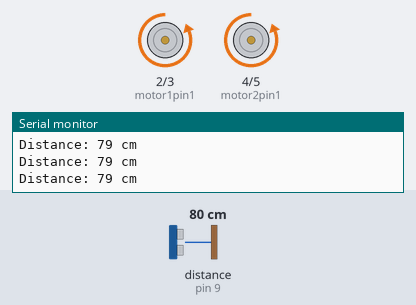
Bench run of a sketch on a simulated Arduino Uno, built with avr-gcc and run on an emulated ATmega328P. Shown: motor-driver pin pairs drawn as motors (green arrow = first pin HIGH = forward, orange = second pin HIGH = backward, longer = more drive), the last lines printed to the serial monitor. Wiring (inferred from the names in the program): ultrasonic range finder: trigger pin 8; echo pin 9. The inputs (shaded band) are chosen by the test bench; at power-on: distance to the obstacle (sensor on pin 9) 80 cm. The echo pulse lasts 58.3 µs per cm.

Above: at 1.2 s.
1.3 s: distance to the obstacle (sensor on pin 9) set to 18 cm
4.3 s: distance to the obstacle (sensor on pin 9) set to 14 cm
At 5.2 s:
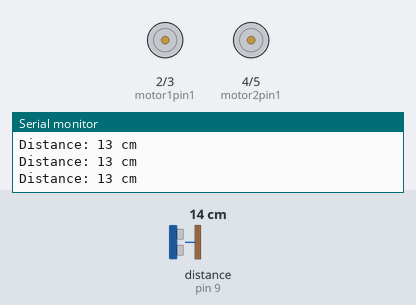
5.8 s: distance to the obstacle (sensor on pin 9) set to 35 cm
At 6.4 s:
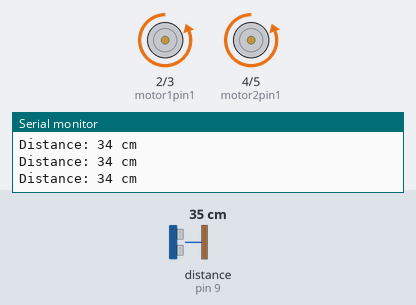
8.8 s: distance to the obstacle (sensor on pin 9) set to 2 cm
At 10.1 s:
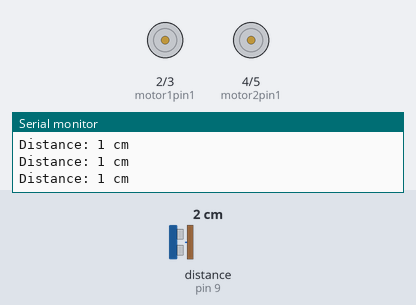
Timing chart, 0 to 11.3 s (numbered marks = the images above; inputs shaded):
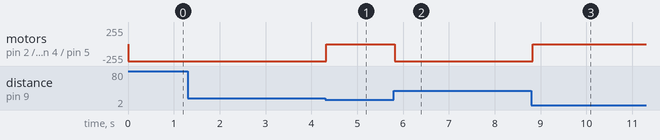

Measured:
- the behaviour switches between 16 and 15 cm on distance to the obstacle (sensor on pin 9) (found by bisection; images 0 and 1)
- after the input at 4.3 s, motor on pin 2 (motor1pin1) / pin 3 (motor1pin2), motor on pin 4 (motor2pin1) / pin 5 (motor2pin2): backward 255/255 → stopped at once
- after the input at 5.8 s, motor on pin 2 (motor1pin1) / pin 3 (motor1pin2), motor on pin 4 (motor2pin1) / pin 5 (motor2pin2): stopped → backward 255/255 at once
- after the input at 8.8 s, motor on pin 2 (motor1pin1) / pin 3 (motor1pin2), motor on pin 4 (motor2pin1) / pin 5 (motor2pin2): backward 255/255 → stopped at once

The sketch:

Lab10.ino
```cpp
// ---------------------------------------------------------------- //
// Arduino Ultrasoninc Sensor HC-SR04
// Re-writed by Arbi Abdul Jabbaar
// Using Arduino IDE 1.8.7
// Using HC-SR04 Module
// Tested on 17 September 2019
// ---------------------------------------------------------------- //

#define echoPin 9 // attach pin D2 Arduino to pin Echo of HC-SR04
#define trigPin 8 //attach pin D3 Arduino to pin Trig of HC-SR04

// defines variables
long duration; // variable for the duration of sound wave travel
int distance; // variable for the distance measurement

int motor1pin1 = 2;
int motor1pin2 = 3;

int motor2pin1 = 4;
int motor2pin2 = 5;


void setup() {
  pinMode(trigPin, OUTPUT); // Sets the trigPin as an OUTPUT
  pinMode(echoPin, INPUT); // Sets the echoPin as an INPUT
  Serial.begin(9600); // // Serial Communication is starting with 9600 of baudrate speed
  Serial.println("Ultrasonic Sensor HC-SR04 Test"); // print some text in Serial Monitor
  Serial.println("with Arduino UNO R3");

  pinMode(motor1pin1, OUTPUT);
  pinMode(motor1pin2, OUTPUT);
  pinMode(motor2pin1, OUTPUT);
  pinMode(motor2pin2, OUTPUT);
}
void loop() {
  // Clears the trigPin condition
  digitalWrite(trigPin, LOW);
  delayMicroseconds(2);
  // Sets the trigPin HIGH (ACTIVE) for 10 microseconds
  digitalWrite(trigPin, HIGH);
  delayMicroseconds(10);
  digitalWrite(trigPin, LOW);
  // Reads the echoPin, returns the sound wave travel time in microseconds
  duration = pulseIn(echoPin, HIGH);
  // Calculating the distance
  distance = duration * 0.034 / 2; // Speed of sound wave divided by 2 (go and back)
  // Displays the distance on the Serial Monitor
  Serial.print("Distance: ");
  Serial.print(distance);
  Serial.println(" cm");


  //Controlling spin direction of motors:

  if (distance < 15 ) {
  digitalWrite(motor1pin1, LOW);
  digitalWrite(motor1pin2, LOW);
  digitalWrite(motor2pin1, LOW);
  digitalWrite(motor2pin2, LOW);
  }else{
  digitalWrite(motor1pin1, LOW);
  digitalWrite(motor1pin2, HIGH);
  digitalWrite(motor2pin1, LOW);
  digitalWrite(motor2pin2, HIGH);
  }
}
```
